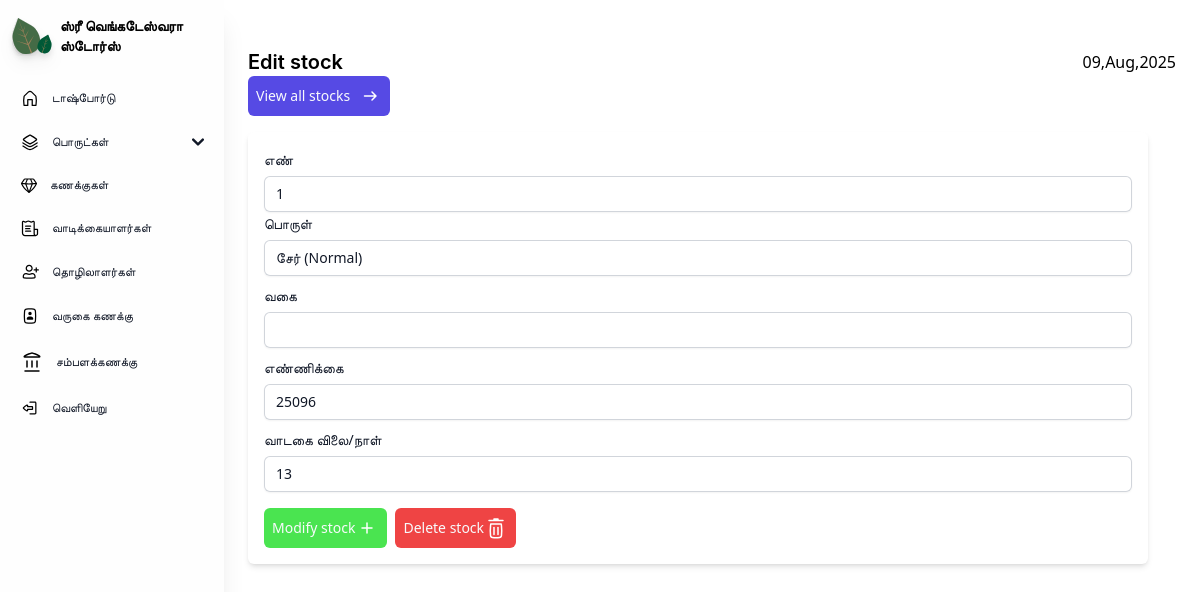
The page /editstock/1/ on the database as committed earlier.
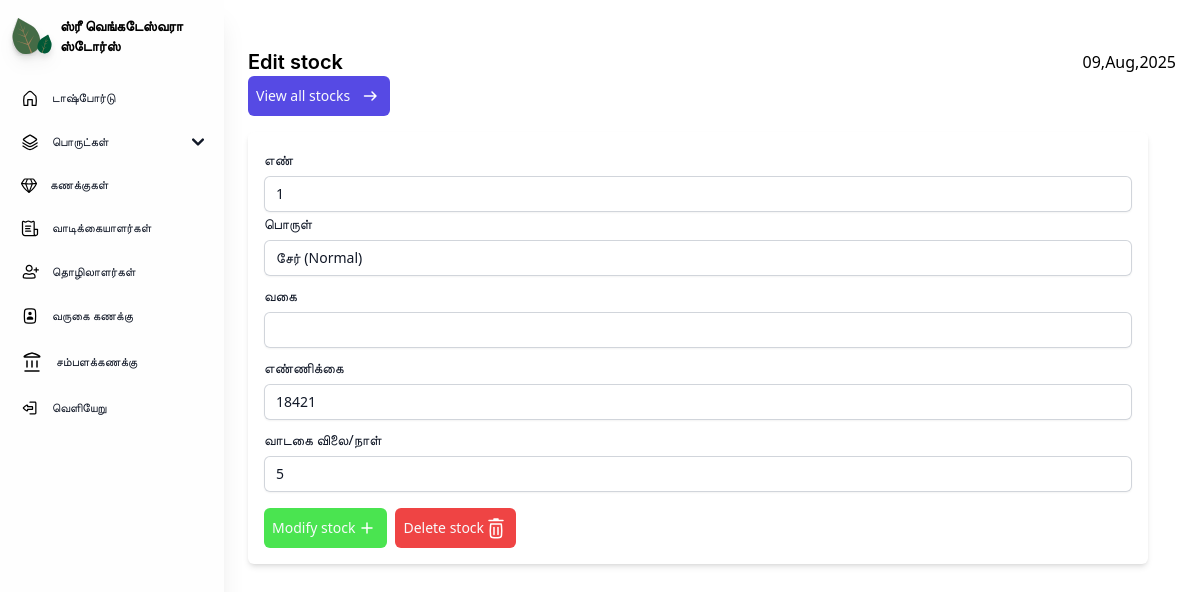
The same page on the database as committed later.
### core/models.py (models this page shows, shortened)
class stock(models.Model):
    productname = models.CharField(max_length=70, db_index=True)
    category = models.CharField(max_length=50, blank=True)
    maximumstock = models.PositiveIntegerField()
    quantity = models.PositiveIntegerField()
    price = models.PositiveIntegerField()

### core/views.py (the view, shortened to what this page needs)
# urls.py: path('editstock/<pk>/', cvs.editstock, name='editstock'),
def editstock(request,pk):
    created=False
    prod = stock.objects.get(id=pk)
    return render(request, "core/editstock.html", context={"created": created, "editinfo": prod})

### core/templates/core/editstock.html (shortened to what the changed rows need)
{% load static tailwind_tags %}
<!DOCTYPE html>
<html lang="en">
<head>
    {% tailwind_css %}
</head>
<body>
    <section class="sm:ml-56 px-6 pb-4 max-w-full min-h-[100%]">
    <main class="w-full h-full">
        <form method="POST" class="max-w-[900px] h-full mt-4 p-4 bg-white rounded-md shadow-md form">
            <div class="w-full">
                <div class="mt-1">
                  <input autocomplete="off" disabled type="text" required class="block w-full rounded-md border-0 py-1.5 text-gray-900 shadow-sm ring-1 ring-inset ring-gray-300 placeholder:text-gray-400 focus:ring-2 focus:ring-inset focus:ring-indigo-600 sm:text-sm sm:leading-6 customername" value="{{editinfo.id}}">
                </div>
            </div>
            <div class="w-full">
                <div class="mt-1">
                  <input id="productname" name="productname" autocomplete="off" type="text" required class="block w-full rounded-md border-0 py-1.5 text-gray-900 shadow-sm ring-1 ring-inset ring-gray-300 placeholder:text-gray-400 focus:ring-2 focus:ring-inset focus:ring-indigo-600 sm:text-sm sm:leading-6 customername" value="{{editinfo.productname}}">
                </div>
            </div>
            <div class="w-full mt-2">
                <div class="mt-1">
                  <input id="category" name="quantity" autocomplete="off" type="text" required class="block w-full rounded-md border-0 py-1.5 text-gray-900 shadow-sm ring-1 ring-inset ring-gray-300 placeholder:text-gray-400 focus:ring-2 focus:ring-inset focus:ring-indigo-600 sm:text-sm sm:leading-6 customername" value="{{editinfo.quantity}}">
                </div>
            </div>
            <div class="w-full mt-2">
                <div class="mt-1">
                  <input id="category" name="price" autocomplete="off" type="number" required class="block w-full rounded-md border-0 py-1.5 text-gray-900 shadow-sm ring-1 ring-inset ring-gray-300 placeholder:text-gray-400 focus:ring-2 focus:ring-inset focus:ring-indigo-600 sm:text-sm sm:leading-6 customername" value="{{editinfo.price}}">
                </div>
            </div>
        </form>
    </main>
    </section>
</body>
</html>

Rows that differ between the two databases and show on the page:
changed stock "சேர் (Normal)": quantity "25096" → "18421"; price "13" → "5"
